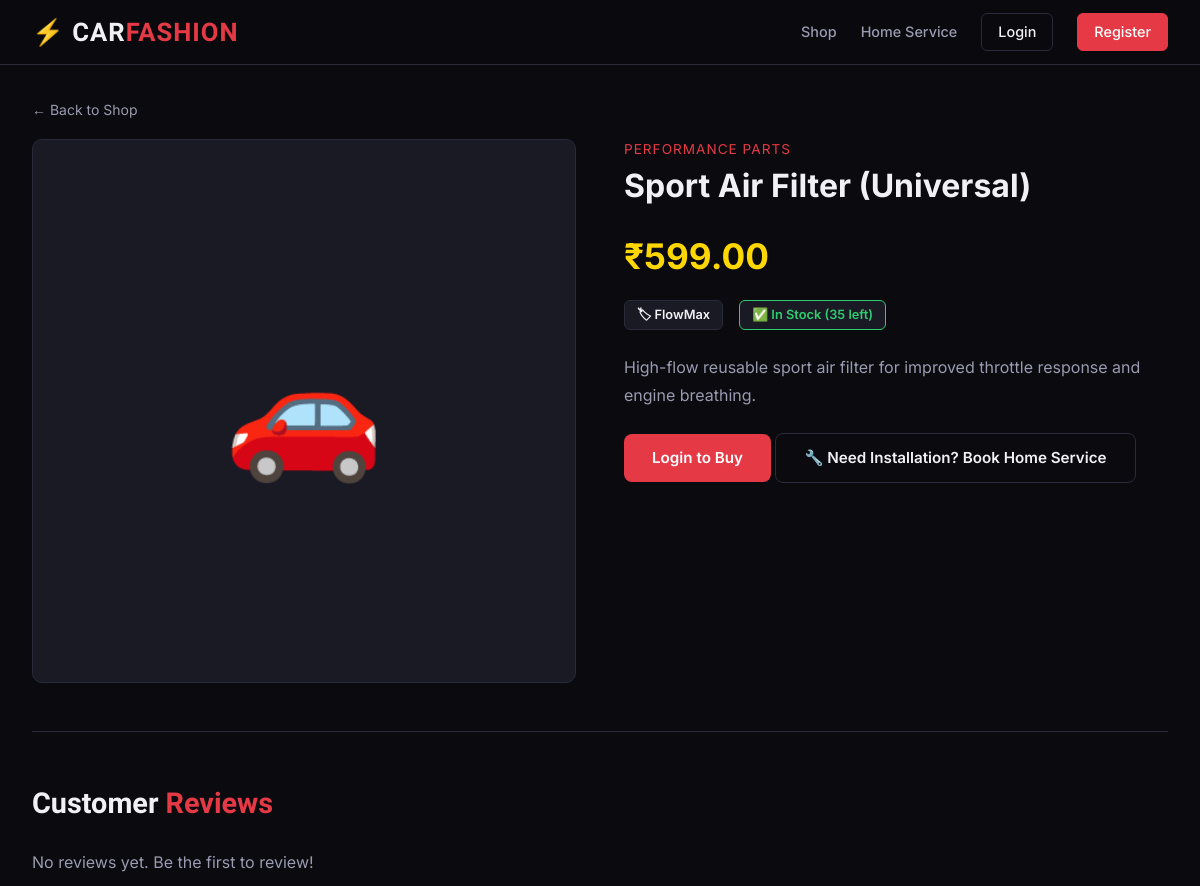
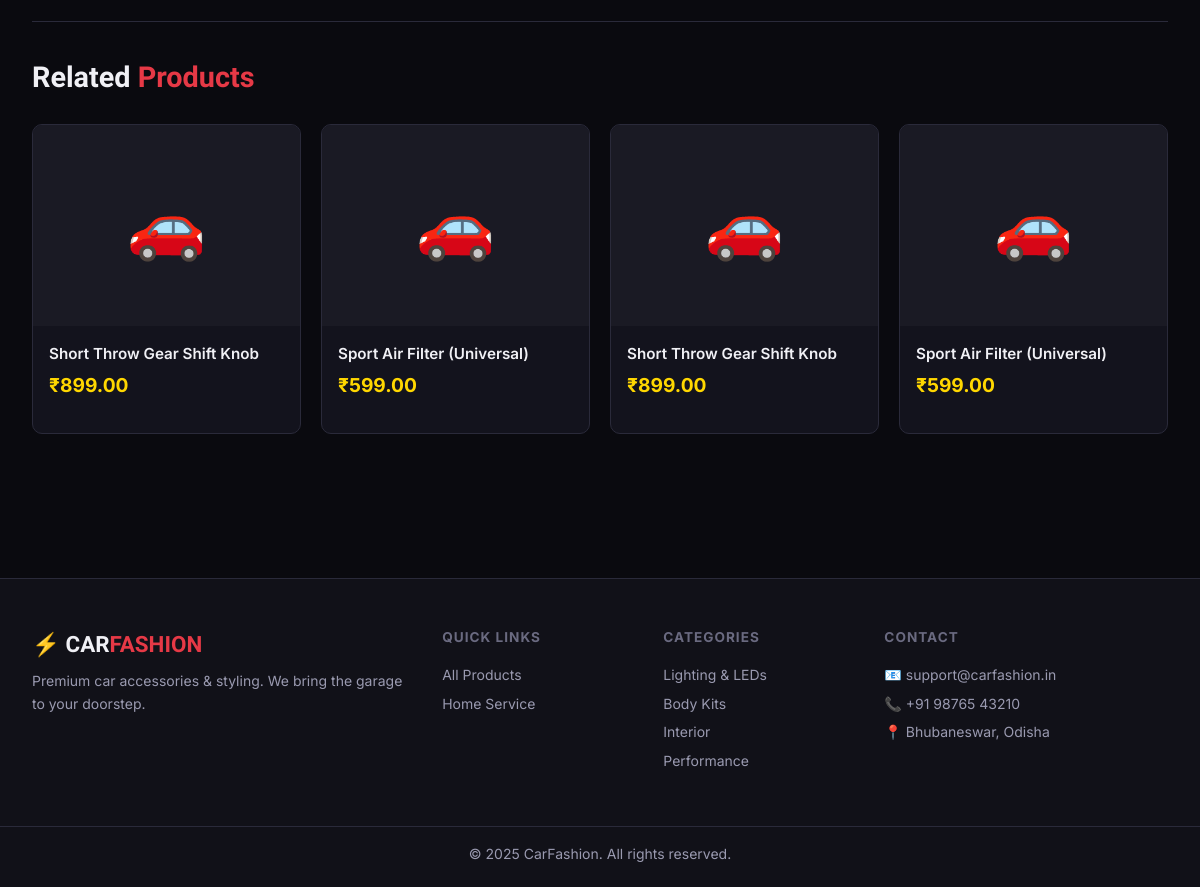
The page /products/sport-air-filter-universal-2/ on the database its author committed (2 pictures, top to bottom).
### store/models.py (models this page shows, shortened)
class Product(models.Model):
    category = models.ForeignKey(Category, on_delete=models.CASCADE, related_name='products')
    name = models.CharField(max_length=200)
    slug = models.SlugField(unique=True)
    description = models.TextField()
    price = models.DecimalField(max_digits=10, decimal_places=2)
    stock = models.PositiveIntegerField(default=0)
    image = models.ImageField(upload_to='products/', blank=True, null=True)
    brand = models.CharField(max_length=100, blank=True)
    is_available = models.BooleanField(default=True)
    is_featured = models.BooleanField(default=False)
    created_at = models.DateTimeField(auto_now_add=True)
    updated_at = models.DateTimeField(auto_now=True)
    @property
    def in_stock(self):
        return self.stock > 0

class Category(models.Model):
    name = models.CharField(max_length=100)
    slug = models.SlugField(unique=True)
    description = models.TextField(blank=True)
    image = models.ImageField(upload_to='categories/', blank=True, null=True)
    class Meta:
        verbose_name_plural = 'Categories'

### store/views.py (the view, shortened to what this page needs)
# urls.py: path('products/<slug:slug>/', views.product_detail, name='product_detail'),
def product_detail(request, slug):
    product = get_object_or_404(Product, slug=slug, is_available=True)
    reviews = product.reviews.all().order_by('-created_at')
    avg_rating = reviews.aggregate(Avg('rating'))['rating__avg']
    related_products = Product.objects.filter(
        category=product.category, is_available=True
    ).exclude(id=product.id)[:4]
    review_form = ReviewForm()
    user_reviewed = False
    context = {
        'product': product,
        'reviews': reviews,
        'avg_rating': avg_rating,
        'related_products': related_products,
        'review_form': review_form,
        'user_reviewed': user_reviewed,
    }
    return render(request, 'store/product_detail.html', context)

### store/context_processors.py (called while the page is built)
def cart_count(request):
    count = 0
    if request.user.is_authenticated:
        try:
            cart = Cart.objects.get(user=request.user)
            count = cart.item_count
        except Cart.DoesNotExist:
            pass
    return {'cart_count': count}

### store/templates/store/product_detail.html (shortened to what this page needs)
{% extends 'base.html' %}
{% block content %}
<div style="margin-bottom:1rem;">
  <a href="{% url 'product_list' %}" style="color:var(--text2); font-size:.875rem;">← Back to Shop</a>
</div>
<div class="product-detail">
  <div>
    <div class="detail-img">
      {% if product.image %}<img src="{{ product.image.url }}" alt="{{ product.name }}">
      {% else %}
        {% if "led" in product.name|lower or "light" in product.name|lower %}💡
        {% elif "drl" in product.name|lower %}🔦
        {% else %}🚗{% endif %}
      {% endif %}
    </div>
  </div>
  <div class="detail-info">
    <div style="color:var(--accent); font-size:.85rem; text-transform:uppercase; letter-spacing:1px;">{{ product.category.name }}</div>
    <h1>{{ product.name }}</h1>
    <div class="detail-price">₹{{ product.price }}</div>
    <div class="detail-meta">
      {% if product.brand %}
      <span class="meta-badge">🏷 {{ product.brand }}</span>
      {% endif %}
      {% if product.in_stock %}
        <span class="meta-badge" style="color:var(--green); border-color:var(--green);">✅ In Stock ({{ product.stock }} left)</span>
      {% else %}
        <span class="meta-badge" style="color:var(--accent); border-color:var(--accent);">❌ Out of Stock</span>
      {% endif %}
    </div>
    <div style="color:var(--text2); margin-bottom:1.5rem; line-height:1.7;">{{ product.description }}</div>
    {% if user.is_authenticated %}
      {% if product.in_stock %}
        <a href="{% url 'add_to_cart' product.id %}" class="btn btn-red" style="margin-bottom:1rem;">🛒 Add to Cart</a>
      {% else %}
        <button class="btn btn-ghost" disabled style="opacity:.5; margin-bottom:1rem;">Out of Stock</button>
      {% endif %}
    {% else %}
      <a href="{% url 'login' %}" class="btn btn-red" style="margin-bottom:1rem;">Login to Buy</a>
    {% endif %}
    <a href="{% url 'home_service' %}" class="btn btn-ghost">🔧 Need Installation? Book Home Service</a>
  </div>
</div>
<hr class="divider">
<div class="reviews-section">
  <h2 class="section-title" style="margin-bottom:1.5rem;">Customer <span>Reviews</span></h2>
  {% if reviews %}
    {% for review in reviews %}
    <div class="review-card">
      <div class="review-header">
        <div>
          <span class="reviewer-name">{{ review.user.first_name|default:review.user.username }}</span>
          <span class="rating-stars" style="font-size:.9rem; margin-left:8px;">{% for i in "12345" %}{% if forloop.counter <= review.rating %}★{% else %}☆{% endif %}{% endfor %}</span>
        </div>
        <span class="review-date">{{ review.created_at|date:"d M Y" }}</span>
      </div>
      <p class="review-text">{{ review.comment }}</p>
    </div>
    {% endfor %}
  {% else %}
    <p style="color:var(--text2);">No reviews yet. Be the first to review!</p>
  {% endif %}
</div>
{% if related_products %}
<hr class="divider">
<div class="section-header">
  <h2 class="section-title">Related <span>Products</span></h2>
</div>
<div class="product-grid">
  {% for p in related_products %}
  <div class="product-card">
    <a href="{% url 'product_detail' p.slug %}">
      <div class="product-img">{% if p.image %}<img src="{{ p.image.url }}" alt="{{ p.name }}">{% else %}🚗{% endif %}</div>
    </a>
    <div class="product-body">
      <div class="product-name"><a href="{% url 'product_detail' p.slug %}">{{ p.name }}</a></div>
      <span class="product-price">₹{{ p.price }}</span>
    </div>
    <div class="product-footer">
    </div>
  </div>
  {% endfor %}
</div>
{% endif %}
{% endblock %}

### static/store/css/main.css (style rules this page uses)
*, *::before, *::after { box-sizing: border-box; margin: 0; padding: 0; }
:root { --bg: #0a0a0f; --bg2: #111118; --bg3: #1a1a24; --card: #13131d; --border: #2a2a3a; --accent: #e63946; --accent2: #ff6b35; --gold: #ffd700; --text: #f0f0f5; --text2: #9a9ab0; --text3: #6a6a80; --green: #2ecc71; --radius: 10px; --shadow: 0 4px 24px rgba(0,0,0,0.5); }
body { font-family: 'Inter', sans-serif; background: var(--bg); color: var(--text); line-height: 1.6; min-height: 100vh; }
a { color: inherit; text-decoration: none; }
.btn { display: inline-flex; align-items: center; gap: 8px; padding: 12px 28px; border-radius: 8px; font-weight: 600; font-size: 0.95rem; cursor: pointer; transition: all .2s; border: none; text-decoration: none; }
.btn-red { background: var(--accent); color: white; }
.btn-ghost { background: transparent; color: var(--text); border: 1px solid var(--border); }
.section-header { display: flex; align-items: center; justify-content: space-between; margin-bottom: 1.5rem; }
.section-title { font-family: 'Rajdhani', sans-serif; font-size: 1.8rem; font-weight: 700; }
.section-title span { color: var(--accent); }
.product-grid { display: grid; grid-template-columns: repeat(auto-fill, minmax(240px, 1fr)); gap: 1.25rem; margin-bottom: 3rem; }
.product-card { background: var(--card); border: 1px solid var(--border); border-radius: var(--radius); overflow: hidden; transition: all .2s; display: flex; flex-direction: column; }
.product-img { aspect-ratio: 4/3; overflow: hidden; background: var(--bg3); display: flex; align-items: center; justify-content: center; font-size: 4rem; }
.product-body { padding: 1rem; flex: 1; display: flex; flex-direction: column; }
.product-name { font-weight: 600; font-size: 0.95rem; margin-bottom: 4px; color: var(--text); }
.product-price { font-size: 1.2rem; font-weight: 700; color: var(--gold); margin-top: auto; }
.product-footer { padding: 0 1rem 1rem; }
.product-detail { display: grid; grid-template-columns: 1fr 1fr; gap: 3rem; margin-bottom: 3rem; }
.detail-img { aspect-ratio: 1; background: var(--bg3); border: 1px solid var(--border); border-radius: var(--radius); display: flex; align-items: center; justify-content: center; font-size: 8rem; overflow: hidden; }
.detail-info h1 { font-size: 2rem; font-weight: 700; margin-bottom: .5rem; }
.detail-price { font-size: 2.2rem; font-weight: 700; color: var(--gold); margin: 1rem 0; }
.detail-meta { display: flex; gap: 1rem; flex-wrap: wrap; margin-bottom: 1.5rem; }
.meta-badge { padding: 4px 12px; border-radius: 6px; font-size: 0.8rem; font-weight: 600; background: var(--bg3); border: 1px solid var(--border); }
.reviews-section { margin-top: 3rem; }
hr.divider { border: none; border-top: 1px solid var(--border); margin: 2rem 0; }

### rows shown on the page
Product: category.name "PERFORMANCE PARTS", name "Sport Air Filter (Universal)", price "599.00", brand "FlowMax", stock "35", description "High-flow reusable sport air filter for improved throttle response and engine breathing."
Product: name "Short Throw Gear Shift Knob", price "899.00"
Product: name "Sport Air Filter (Universal)", price "599.00"
Product: name "Short Throw Gear Shift Knob", price "899.00"
Product: name "Sport Air Filter (Universal)", price "599.00"
